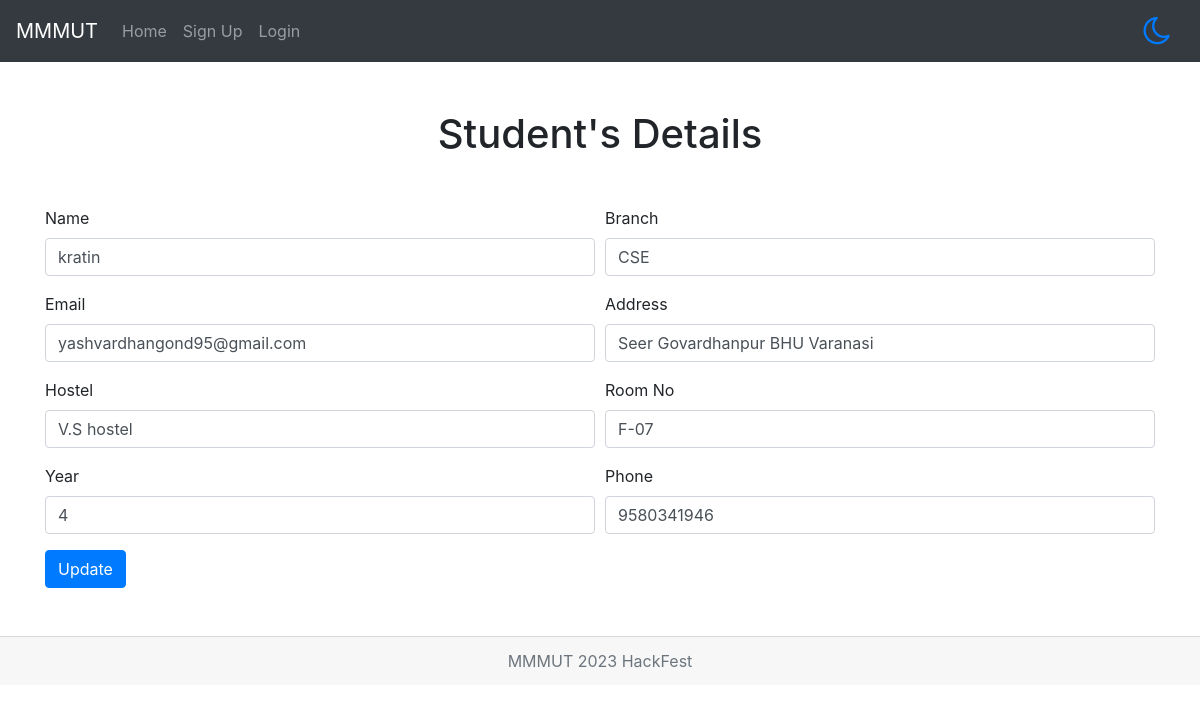
/detail_update/1, run on the app's committed database.
### college/models.py (models this page shows)
class Deta(models.Model):
    name = models.CharField(max_length=30)
    branch = models.CharField(max_length=30)
    email = models.EmailField(max_length=30)
    address = models.CharField(max_length=100)
    hostel = models.CharField(max_length=50)
    room_no = models.CharField(max_length=5)
    year = models.CharField(max_length=50)
    phone = models.CharField(max_length=10)

### college/views.py (the view, shortened to what this page needs)
# urls.py: path('detail_update/<int:pro_id>',detail_update),
def detail_update(request,pro_id):
    U = Deta.objects.get(pk=pro_id)
    return render(request, 'student_update.html',{"item":U})

### templates/student_update.html (shortened to what this page needs)
{% extends 'base.html' %}
{% block 'content' %}
{% load static %}
<div class="container mt-5">
    <div>
        <h1 class="text-center my-5">Student's Details</h1>
        <form method="post">
            <div class="form-row">
                <div class="form-group col-md-6">
                    <label for="inputAddress">Name</label>
                    <input type="text" class="form-control" name="name" id="inputAddress" value="{{item.name}}"
                        placeholder="Name ">
                </div>
                <div class="form-group col-md-6">
                    <label for="inputAddress2">Branch</label>
                    <input type="text" class="form-control" name="branch" id="inputAddress2" value="{{item.branch}}"
                        placeholder="Student's Branch">
                </div>
                <div class="form-group col-md-6">
                    <label for="inputAddress3">Email</label>
                    <input type="text" class="form-control" name="email" id="inputAddress3" value="{{item.email}}"
                        placeholder="Email">
                </div>
                <div class="form-group col-md-6">
                    <label for="inputAddress3">Address</label>
                    <input type="text" class="form-control" name="address" id="inputAddress3" value="{{item.address}}"
                        placeholder="Address">
                </div>
                <div class="form-group col-md-6">
                    <label for="inputAddress4">Hostel</label>
                    <input type="text" class="form-control" name="hostel" id="inputAddress4" value="{{item.hostel}}"
                        placeholder="Hostel name">
                </div>
                <div class="form-group col-md-6">
                    <label for="inputCity">Room No</label>
                    <input type="text" class="form-control" name="room" id="inputCity" value="{{item.room_no}}"
                        placeholder="room number">
                </div>
                <div class="form-group col-md-6">
                    <label for="inputZip">Year</label>
                    <input type="text" class="form-control" name="year" id="inputZip" value="{{item.year}}"
                        placeholder="Acedemic year">
                </div>
                <div class="form-group col-md-6">
                    <label for="inputZip1">Phone</label>
                    <input type="number" class="form-control" name="phone" id="inputZip1" value="{{item.phone}}"
                        placeholder="Phone number">
                </div>
            </div>
            <button type="submit" class="btn btn-primary btn-center">Update</button>
        </form>
    </div>
    <br><br>
</div>
{% endblock %}

### templates/base.html (style rules this page uses)
button { cursor: pointer; }

### data on the page
Deta: name "kratin", branch "CSE", email "yashvardhangond95@gmail.com", address "Seer Govardhanpur BHU Varanasi", hostel "V.S hostel", room "F-07", year "4", phone "9580341946"
